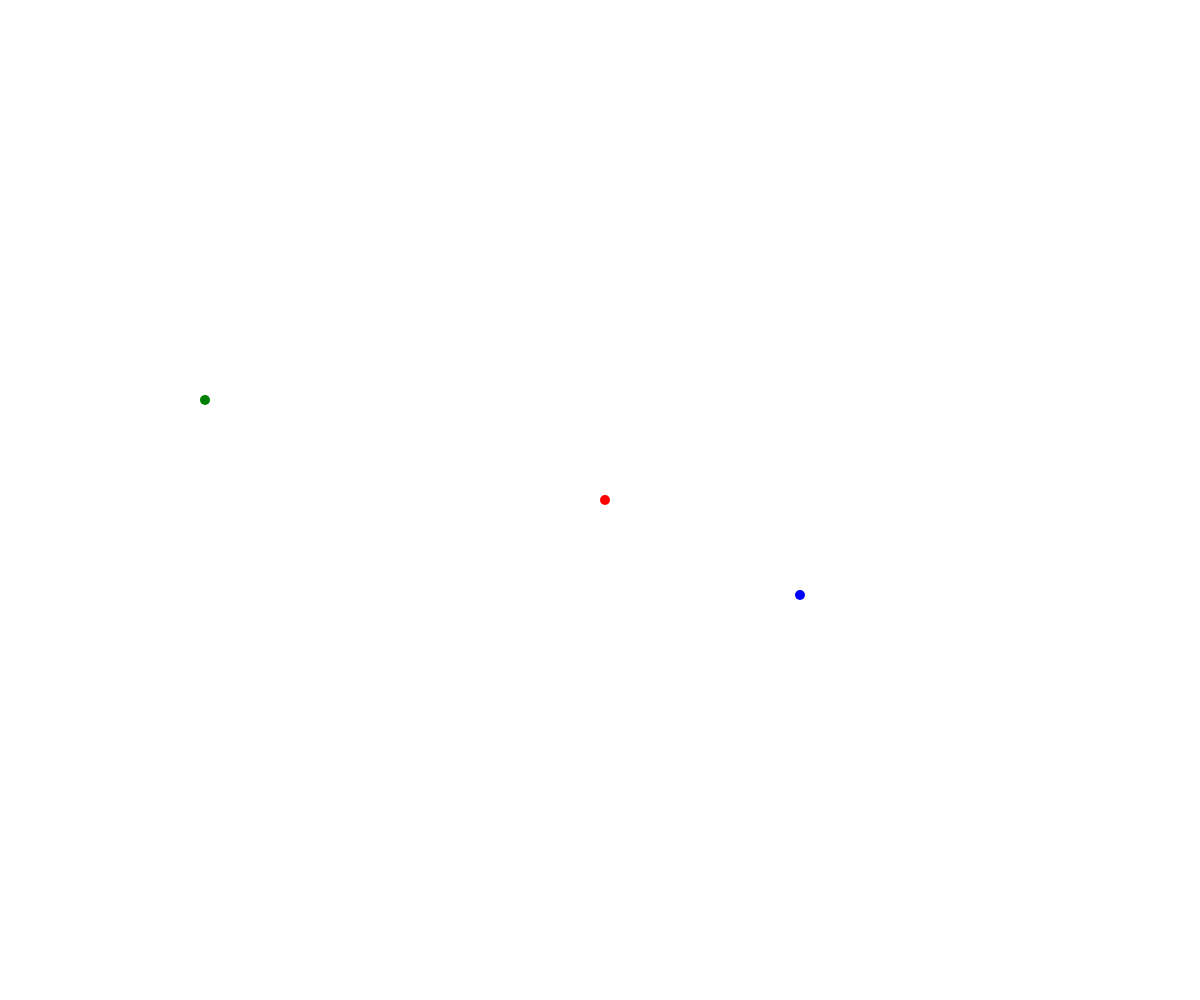
Frame 1 (no input)
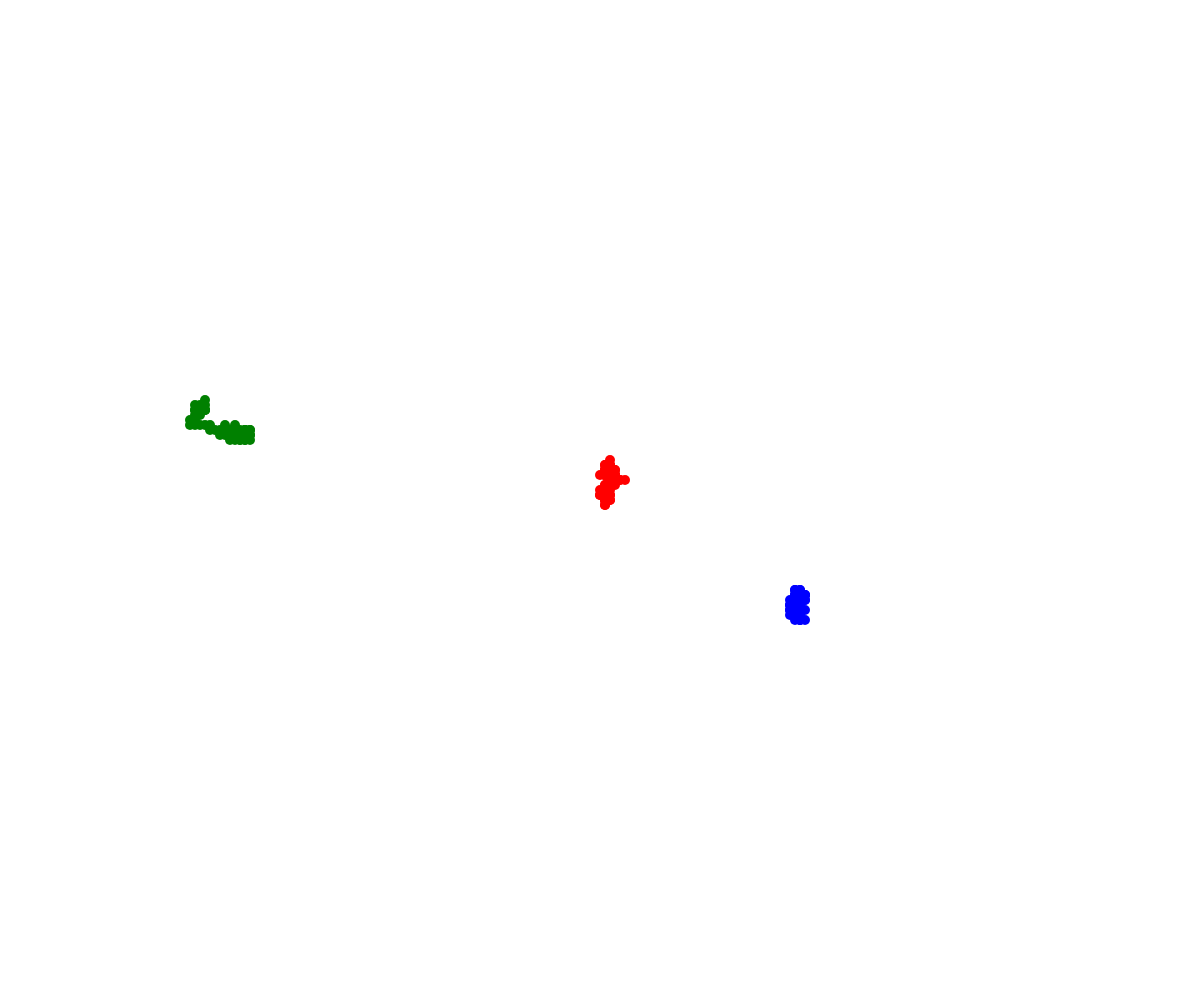
Frame 60 (no input)
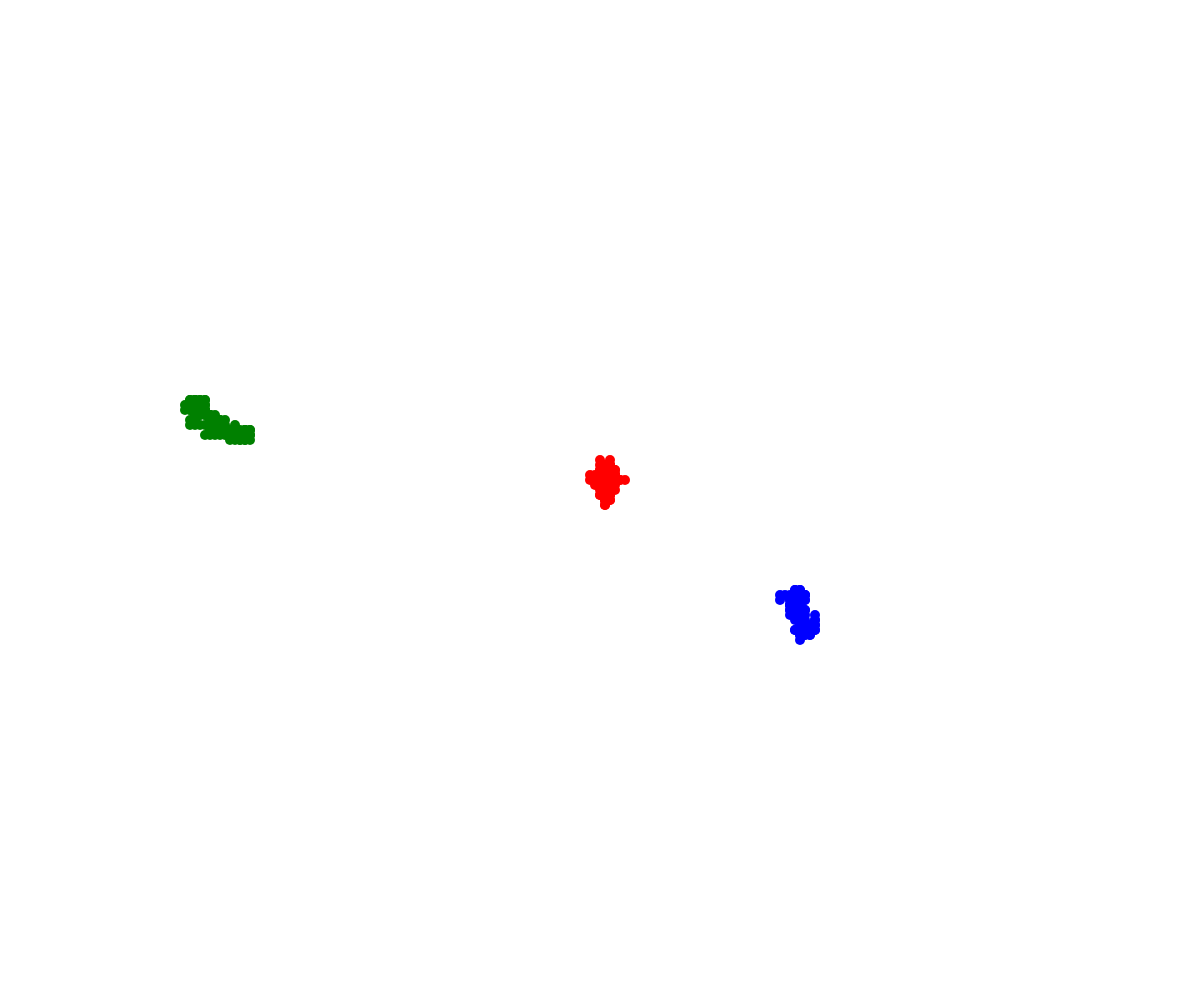
Frame 120 (the mouse pressed at the canvas centre since frame 60)

The p5.js sketch that drew these frames (run headless with seeded random() and noise() and a simulated clock; from frame 60 on, the mouse is pressed at the canvas centre):

// p5.js sketch
// ── sketch.js
// Walker OOP

class Walker{
  constructor(x, y, theColour){
    this.x = x;
    this.y = y;
    this.stepSize = 5;
    this.colour = theColour;
    this.radius = 5;
  }

  display(){
    fill(this.colour);
    circle(this.x, this.y, this.radius * 2);
  }

  move(){
    let choice = random(100);
    if(choice< 25){
      //move up
      this.y -= this.stepSize;
    }
    else if(choice < 50){
      //move down
      this.y += this.stepSize;
    }
    else if(choice < 75){
      //move right
      this.x += this.stepSize;
    }
    else{
      //move left
      this.x -= this.stepSize;
    }
  }
}

let maram;
let griffin;
let seth;


function setup() {
  createCanvas(windowWidth, windowHeight);
  noStroke();
  maram = new Walker(width/2, height/2, "red");
  griffin = new Walker(200, 400, "green");
  seth = new Walker(800, 600, "blue");
}

function draw() {
  maram.move();
  seth.move();
  griffin.move();
  maram.display();
  griffin.display();
  seth.display();
}
